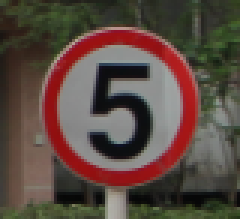
#> input picture data/traffic_Data/DATA/0/000_0010.png, 80 x 73 px (shown 3 times larger); its folder holds only this picture in this run
$ jupyter execute --allow-errors 'Naive Bayes Classifier.ipynb'
#> lines starting #> are read from the running program, lines starting #| are printed output that depends on the picture
# Importing initial libraries

[cell 1]
import numpy as np
import pandas as pd
import cv2 as cv
import matplotlib.pyplot as plt
import os

# Importing the data/images
## Importing the labels
Before being able to import the data/images, I need to import the csv file containing all the data about the location and description of the images.

[cell 2]
df = pd.read_csv("data/labels.csv")
#> (reads data/labels.csv from the repository)
#> further down, img is the input picture: shape (73, 80, 3); mean B, G, R 64.8, 73.3, 90
#> `img = cv.resize(img, (IMG_SIZE, IMG_SIZE))`:
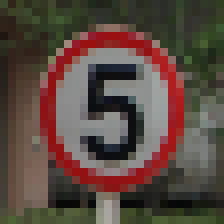
#> img: shape (28, 28, 3) (shown 8 times larger); mean B, G, R 64.2, 72.7, 89.7
#> `img = cv.cvtColor(img, cv.COLOR_BGR2GRAY)`:
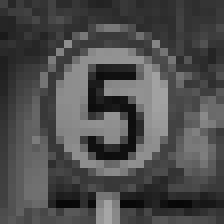
#> img: shape (28, 28) (shown 8 times larger); min 7, max 166, mean 76.8
#> pass 2 of the loop `for i in range(0, int(df.iloc[-1].ClassId)):`:
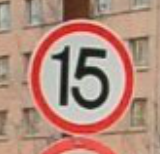
#> input picture data/traffic_Data/DATA/1/001_0007_j.png, 160 x 154 px
#> img is the input picture: shape (154, 160, 3); mean B, G, R 124.5, 139.2, 178.1
#> `img = cv.resize(img, (IMG_SIZE, IMG_SIZE))`:
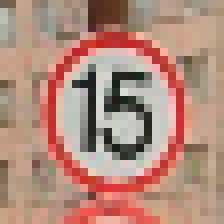
#> img: shape (28, 28, 3) (shown 8 times larger); mean B, G, R 124.5, 139.2, 178.2
#> `img = cv.cvtColor(img, cv.COLOR_BGR2GRAY)`:
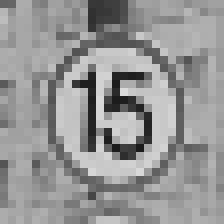
#> img: shape (28, 28) (shown 8 times larger); min 27, max 219, mean 149.2

# Check for the head of the dataframe
df.head()

## Exploring and cleaning the dataframe
Before I can utilise the data provided in the dataframe, I am going to look whether I can use all the values provided by the authors of the dataset in this csv file.

[cell 3]
# Checking for unique values in "Name"
df.Name.unique()

[cell 4]
# There are a few "Unknown" labels, which must be removed
df = df.loc[~df['Name'].str.contains("Unknown")]
df.Name.unique()

## Getting the images
Now that all the labels have a distinct and meaningful description, I can now import the images. I will resize the images to ensure that the dimensions of the images is uniform accross the dataset. I will also normalise the images by divide each image's pixel value by 255; since a pixel value ranges between 0 and 255, this will decrese the intensity of the pixel values by assigning them a value between 0 and 1, which helps to keep the values consistent and helps the model learn faster. I am also flattening the images, which means turning a multi-dimensional array to a 1D array, as this is the format required to train a Naive Bayes model.

[cell 5]
X, y = [], []
IMG_SIZE = 28

train_path = "data/traffic_Data/DATA/"
test_path = "data/traffic_Data/TEST/"
classIDs = df.ClassId

#> (the rest of this cell did not finish here and is left out)

## Randomising and splitting the dataset
This will make suret hat my neural network is not going to overfit for one specific class. I am also splitting the dataset into training data and testing data because I can not underfit or overfit my model, and I also need to evaluate it at the end.

[cell 6]
from sklearn.model_selection import train_test_split
train, test, y_train, y_test = train_test_split(X, y, test_size=0.5, random_state=42)
#> train = 2 items; test = 2 items; y_train = [0, 1]; y_test = [0, 1]

## Flatten datasets
Before training or testing the datasets, I need to flatten the images, which means turning a multi-dimensional array to a 1D array, because this is the required format to train and test a Naive Bayes model.

[cell 7]
X_train = [i.flatten() for i in train]
#> X_train = 2 items
X_test = [i.flatten() for i in test]
#> X_test = 2 items

# Training the Naive Bayes model
Now that I have imported the images with which I am going to train my model with, I am going to have to build a neural network.
## Importing machine learning library - Naive Bayes from sklearn

[cell 8]
from sklearn.naive_bayes import GaussianNB

[cell 9]
plt.imshow(train[0])
plt.show()
df.Name[y_train[0]]
#> Out = 'Speed limit (5km/h)'

[cell 10]
model = GaussianNB()
model.fit(X_train, y_train) # Training the model

## Evaluating model
Now that I have trained my model, I am going to evaluate it against the testing dataset.

[cell 11]
from sklearn.metrics import accuracy_score

[cell 12]
y_pred = model.predict(X_test) # Predicting output from testing dataset
#> y_pred = [0, 1]
acc = accuracy_score(y_test, y_pred) # Calculating the model's accuracy
#> acc = 1

# Evaluate accuracy
accuracy = accuracy_score(y_test, y_pred)
#> accuracy = 1
print(f"Accuracy: {accuracy * 100:.2f}%")
#| Accuracy: 100.00%

[cell 13]
plt.imshow(test[1])
plt.show()
y_test[1]
#> Out = 1

[cell 14]
p = model.predict([X_test[1]])
#> p = [1]
#> pass 2 of the loop `for i in range(0, int(df.iloc[-1].ClassId)):`:
df.Name[p]

# First training results
In this first training model, I have converted the images into grayscale to train the model faster to create a "prototype".
We can see that using grascale images gives us an accuracy of 41.97%; so now I will try to use RGB images to see if I can increase the accuracy of my model.
## Assumption
The assumption is that it will increase my accuracy, as RGB images contain 3 times more informations, meaning that the model should be able to distinguish between the images more easily.
# Importing RGB images

[cell 15]
X, y = [], []
IMG_SIZE = 28

train_path = "data/traffic_Data/DATA/"
test_path = "data/traffic_Data/TEST/"
classIDs = df.ClassId

#> (the rest of this cell did not finish here and is left out)

[cell 16]
train, test, y_train, y_test = train_test_split(X, y, test_size=0.5, random_state=42)

[cell 17]
X_train = [i.flatten() for i in train]
X_test = [i.flatten() for i in test]

[cell 18]
rgb_model = GaussianNB()
rgb_model.fit(X_train, y_train)

[cell 19]
y_pred = rgb_model.predict(X_test) # Predicting output from testing dataset
acc = accuracy_score(y_test, y_pred) # Calculating the model's accuracy

# Evaluate accuracy
accuracy = accuracy_score(y_test, y_pred)
print(f"Accuracy: {accuracy * 100:.2f}%")
#| Accuracy: 100.00%

# Results with RGB images
As assumed earlier, the images with RGB colours have a higher accuracy. Now that I have gotten a higher accuracy by changing the colour scale, I want to see if I get a higher accuracy by changing the sizes of the training images.
## Assumption
The assumption is that the model will take longer time to train, but it will have a higher accuracy with higher defenition images.
# Testing model with different image resolutions

[cell 20]
IMG_SIZE = 16
sizes = []
accuracies = []
train_path = "data/traffic_Data/DATA/"
test_path = "data/traffic_Data/TEST/"
classIDs = df.ClassId

#> (the rest of this cell did not finish here and is left out)

[cell 21]
plt.plot(sizes, accuracies)
plt.xlabel("Resolution of images")
plt.ylabel("Accuracies %")
plt.title("Square resolution of images vs. Accuracies of models")
plt.show()
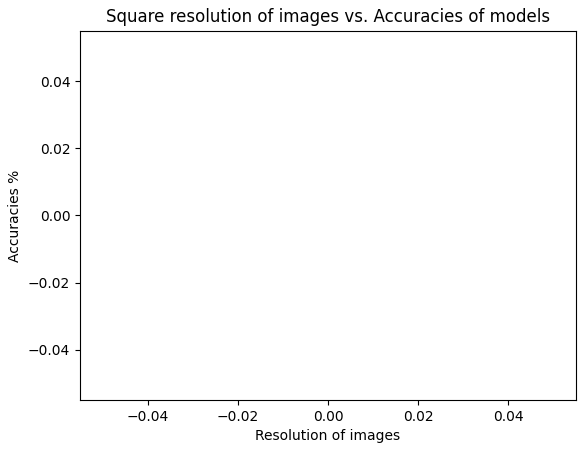
#> figure drawn by matplotlib, 1 panel
